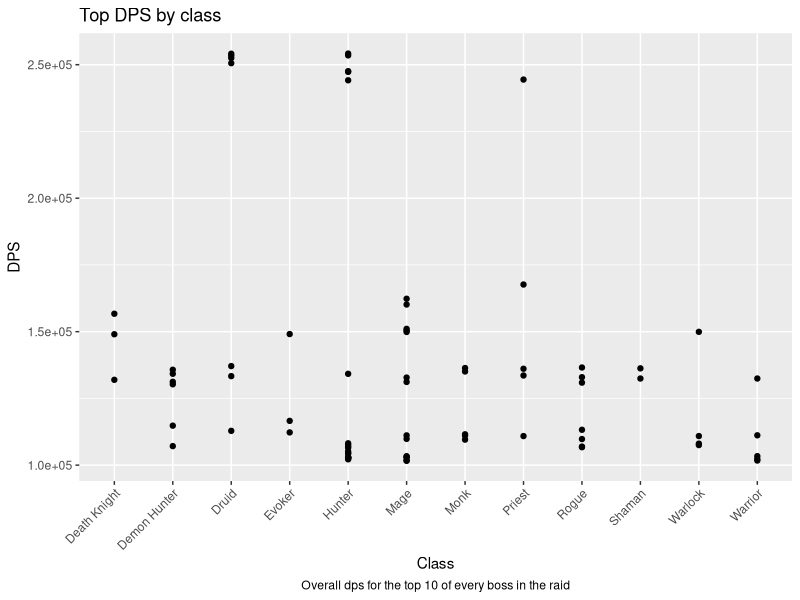
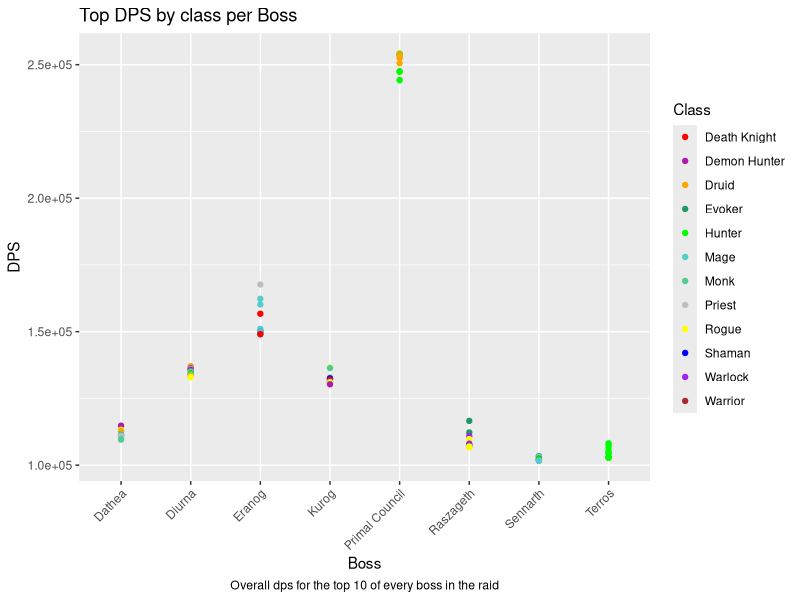
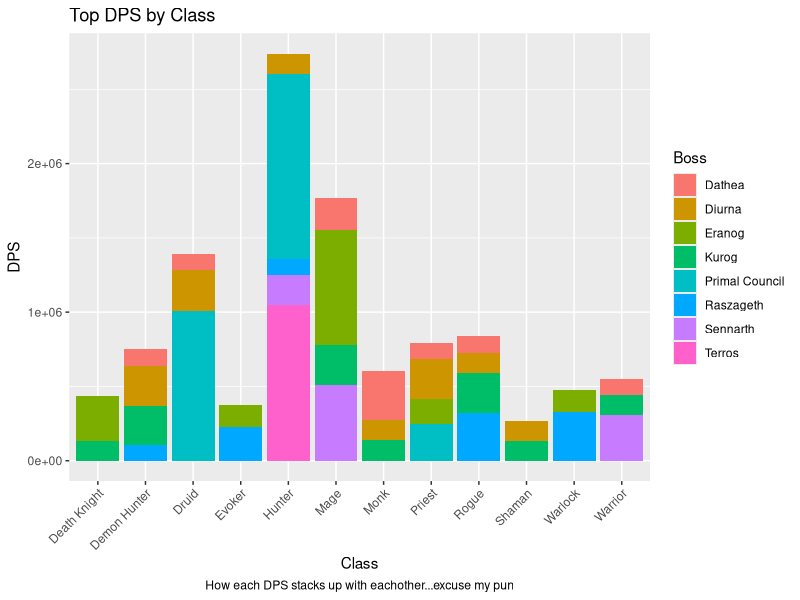
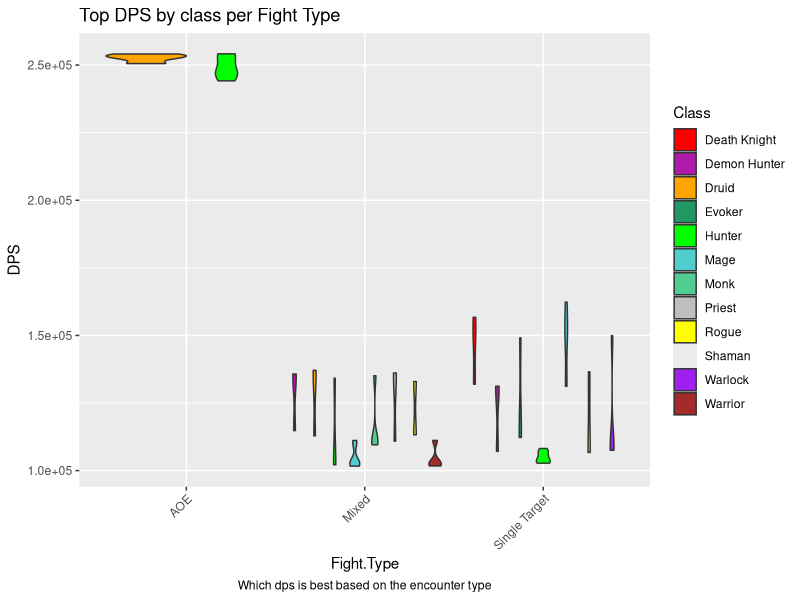
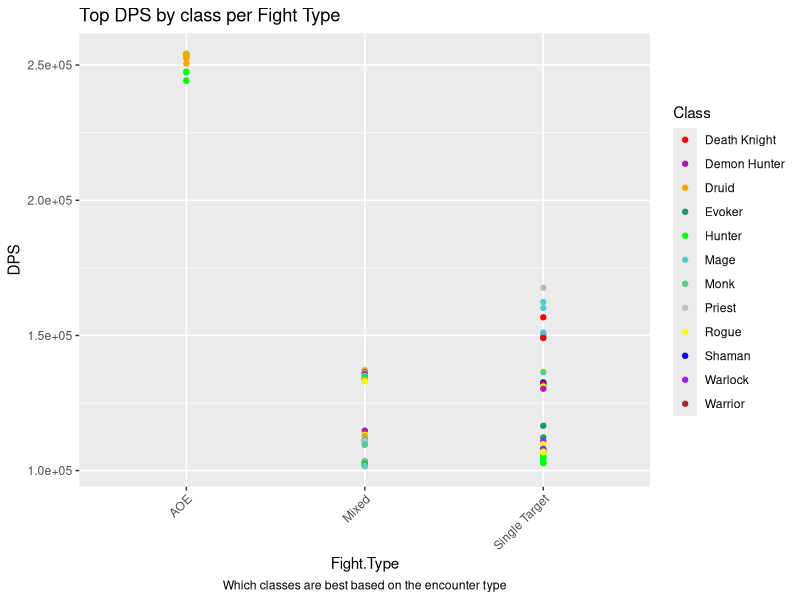
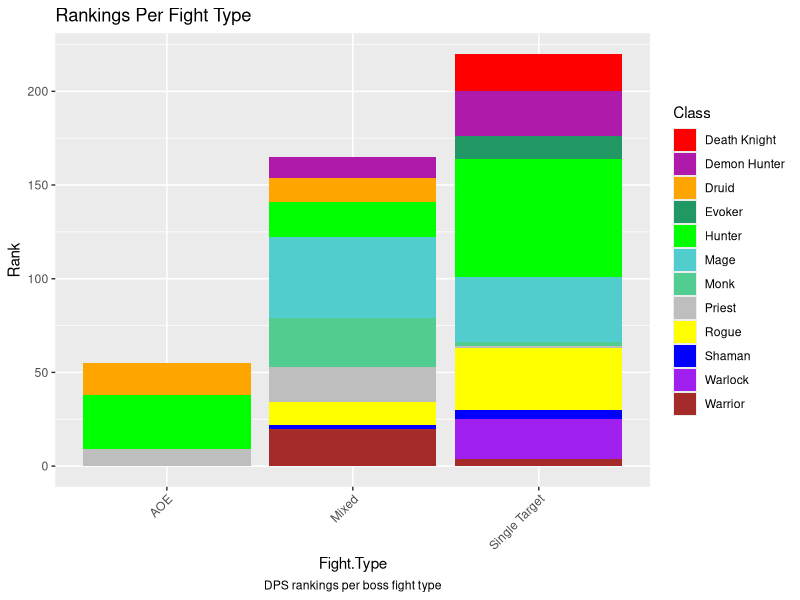
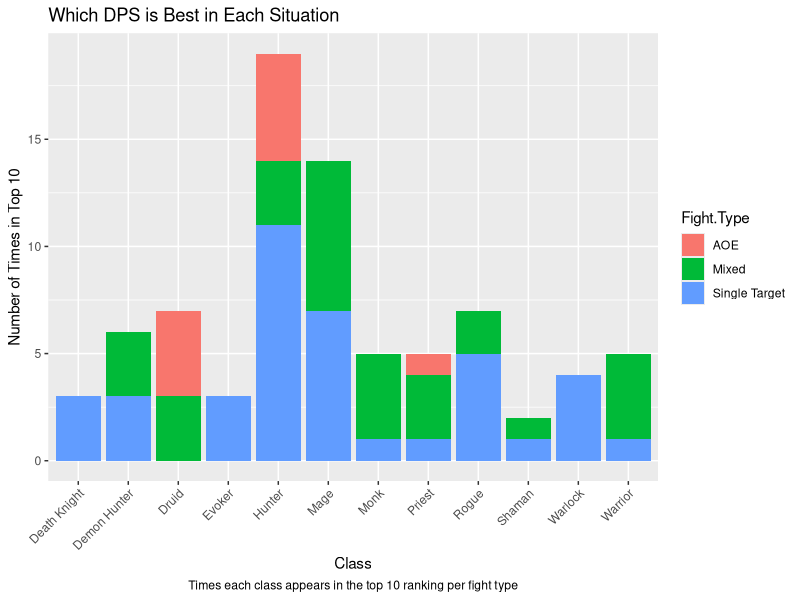
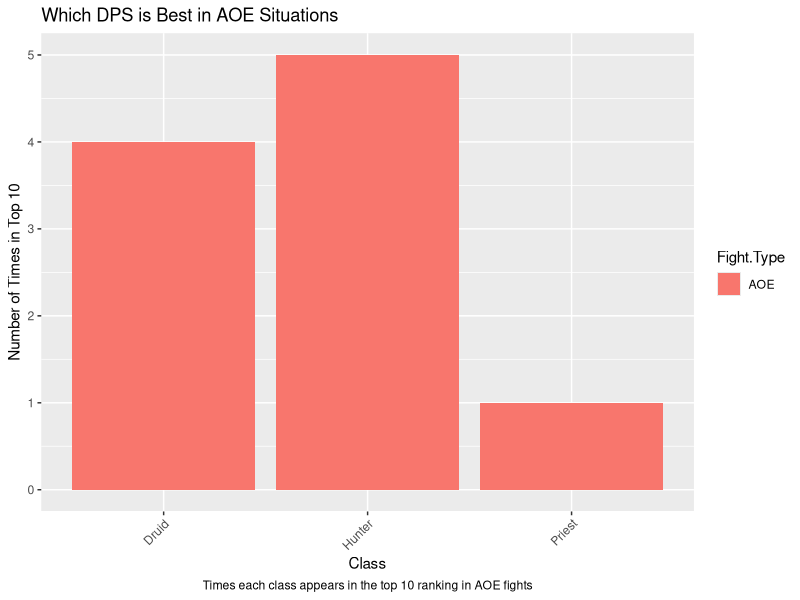

Reproduce these figures in R, in order.
## ---- chunk 1
suppressPackageStartupMessages(library(tidyverse))
library(tidyverse)
library(dplyr)
library(ggplot2)
library(readxl)

DPSsheet<-read.csv("DataVizMidterm - Sheet1.csv")
## ---- chunk 2
suppressPackageStartupMessages(library(scales))
library(scales)

ggplot(DPSsheet, aes(x=Class, y=DPS)) +
  geom_point() +
  labs(title = "Top DPS by class", caption = "Overall dps for the top 10 of every boss in the raid") +
  theme(plot.caption = element_text(hjust = .5)) +
  theme(axis.text.x = element_text(angle = 45, hjust = 1)) +
  scale_y_continuous(labels = scientific_format())
## ---- chunk 3
DPSsheet$Class <- factor(DPSsheet$Class)

ggplot(DPSsheet, aes(x=Boss, y=DPS, color = Class)) +
  geom_point()+
  labs(title = "Top DPS by class per Boss", caption = "Overall dps for the top 10 of every boss in the raid") +
  theme(plot.caption = element_text(hjust = .5)) +
  theme(axis.text.x = element_text(angle = 45, hjust = 1)) +
  scale_y_continuous(labels = scientific_format())+
  scale_color_manual(values = c("red", "#B01AAB", "orange", "#219864", "green", "#51CDCD", "#51CD92", "grey", "yellow", "blue", "purple", "brown"), drop = FALSE)
## ---- chunk 4
ggplot(DPSsheet, aes(x = Class, y=DPS, fill = Boss))+
  geom_col(position = "stack")+
  labs(title = "Top DPS by Class", caption = "How each DPS stacks up with eachother...excuse my pun") +
  theme(axis.text.x = element_text(angle = 45, hjust = 1))+
  theme(plot.caption = element_text(hjust = .5))

## ---- chunk 5
ggplot(DPSsheet, aes(x=Fight.Type, y=DPS, fill = Class)) +
  geom_violin()+
  labs(title = "Top DPS by class per Fight Type", caption = "Which dps is best based on the encounter type") +
  theme(plot.caption = element_text(hjust = .5)) +
  theme(axis.text.x = element_text(angle = 45, hjust = 1)) +
  scale_y_continuous(labels = scientific_format())+
  scale_fill_manual(values = c("red", "#B01AAB", "orange", "#219864", "green", "#51CDCD", "#51CD92", "grey", "yellow", "blue", "purple", "brown"), drop = FALSE)

## ---- chunk 6
ggplot(DPSsheet, aes(x=Fight.Type, y=DPS, color = Class)) +
  geom_point()+
  labs(title = "Top DPS by class per Fight Type", caption = "Which classes are best based on the encounter type") +
  theme(plot.caption = element_text(hjust = .5)) +
  theme(axis.text.x = element_text(angle = 45, hjust = 1)) +
  scale_y_continuous(labels = scientific_format())+
  scale_color_manual(values = c("red", "#B01AAB", "orange", "#219864", "green", "#51CDCD", "#51CD92", "grey", "yellow", "blue", "purple", "brown"), drop = FALSE)
## ---- chunk 7
ggplot(DPSsheet, aes(x=Fight.Type, y=Rank, fill = Class)) +
  geom_col()+
  labs(title = "Rankings Per Fight Type", caption = "DPS rankings per boss fight type") +
  theme(plot.caption = element_text(hjust = .5)) +
  theme(axis.text.x = element_text(angle = 45, hjust = 1)) +
  scale_fill_manual(values = c("red", "#B01AAB", "orange", "#219864", "green", "#51CDCD", "#51CD92", "grey", "yellow", "blue", "purple", "brown"), drop = FALSE)
## ---- chunk 8
ggplot(DPSsheet, aes(x=Class, y=Appearance, fill = Fight.Type)) +
  geom_col()+
  labs(title = "Which DPS is Best in Each Situation", caption = "Times each class appears in the top 10 ranking per fight type", y="Number of Times in Top 10") +
  theme(plot.caption = element_text(hjust = .5)) +
  theme(axis.text.x = element_text(angle = 45, hjust = 1))
## ---- chunk 9
DPSsheet_AOE <- subset(DPSsheet, Fight.Type == "AOE")
ggplot(DPSsheet_AOE, aes(x = Class, y = Appearance, fill = Fight.Type)) +
  geom_col() +
  labs(title = "Which DPS is Best in AOE Situations",
       caption = "Times each class appears in the top 10 ranking in AOE fights",
       y = "Number of Times in Top 10") +
  theme(plot.caption = element_text(hjust = .5)) +
  theme(axis.text.x = element_text(angle = 45, hjust = 1))
## ---- chunk 10
DPSsheet_AOE <- subset(DPSsheet, Fight.Type == "Single Target")

ggplot(DPSsheet_AOE, aes(x = Class, y = Appearance, fill = Fight.Type)) +
  geom_col(fill = "#709BE1") +
  labs(title = "Which DPS is Best in Single Target Situations",
       caption = "Times each class appears in the top 10 ranking in Single Target fights",
       y = "Number of Times in Top 10") +
  theme(plot.caption = element_text(hjust = .5)) +
  theme(axis.text.x = element_text(angle = 45, hjust = 1))

## ---- chunk 11
DPSsheet_AOE <- subset(DPSsheet, Fight.Type == "Mixed")

ggplot(DPSsheet_AOE, aes(x = Class, y = Appearance, fill = Fight.Type)) +
  geom_col(fill = "#54D16C") +
  labs(title = "Which DPS is Best in Mixed Situations",
       caption = "Times each class appears in the top 10 ranking in mixed single target and AOE fights",
       y = "Number of Times in Top 10") +
  theme(plot.caption = element_text(hjust = .5)) +
  theme(axis.text.x = element_text(angle = 45, hjust = 1))
